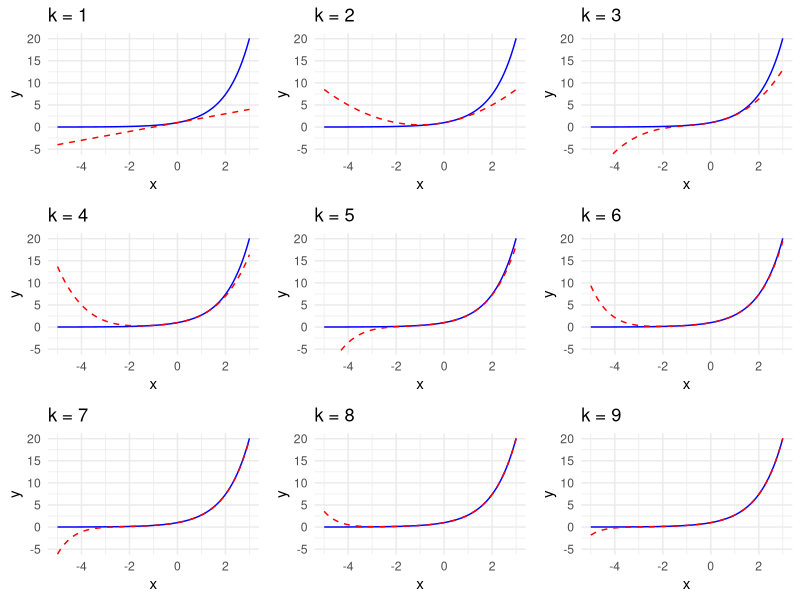
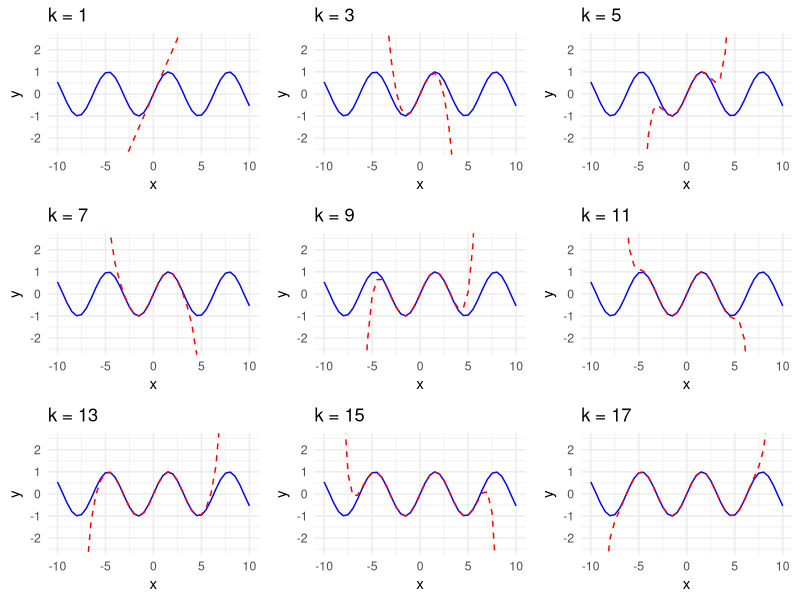

Here is the R script that generated these plots, in order:
# advanced mathematical methods
# sheet 9 exercise 3
# Topics: Taylor approximation, higher-order derivatives, polynomial approximation

# Task:
# Compute the Taylor approximation of degree k at x0 = 0 for f(x) = exp(x) and
# f(x) = sin(x):
#
#   f(x) ≈ f(x0) + sum_{j=1}^{k} (1/j!) * f^{(j)}(x0) * (x - x0)^j
#
# Implement a function in R that returns the Taylor approximation of degree k,
# and plot the approximation for various k alongside the true function.
#
# Hint: Write a function that returns a function (closure). Use factorial() for j!.

# Description: Creates a Taylor approximation of exp(x) around x0 = 0 for a given degree k.
# Arguments:   k -- integer, degree of the Taylor polynomial
# Returns:     function, takes a numeric vector x and returns the Taylor approximation of exp(x)
taylor_exp <- function(k) {
  f <- function(x) {
    # define the Taylor approximation of degree k as a function of x here.
    y <- 1 # exp(0)
    for (j in seq_len(k)) {
      y <- y + (x ^ j) / factorial(j)
    }
    y
  }
  f
}

k <- 1
taylor <- taylor_exp(k) # taylor is now a function of x

# taylor approximation of sin(x)
taylor_sin <- function(k) {
  f <- function(x) {
    y <- 0
    if (k == 0) return(y)
    idx <- seq(from = 1, to = k, by = 2)
    pos_neg <- +1
    for (j in idx) {
      y <- y + (pos_neg * x ^ j) / factorial(j)
      pos_neg <- pos_neg * (-1)
    }
    y
  }
  f
}

# plots
library(ggplot2)
theme_set(theme_minimal())
library(cowplot)

# --- Plot for exp(x) ---
plot_list_exp <- list()
k_values_exp <- 1:9
x <- seq(-5, 3, by = 0.1)

for (i in seq_along(k_values_exp)) {
  k <- k_values_exp[[i]]
  taylor <- taylor_exp(k)
  dat <- data.frame(x = x, true = exp(x), approx = taylor(x))

  plot_list_exp[[i]] <- ggplot(dat) +
    geom_line(aes(x = x, y = true), col = "blue") +
    geom_line(aes(x = x, y = approx), col = "red", linetype = "dashed") +
    labs(title = paste0("k = ", k), y = "y") +
    coord_cartesian(ylim = c(-5, 20))
}

plot_grid(plotlist = plot_list_exp, ncol = 3)

# --- Plot for sin(x) ---
plot_list_sin <- list()
k_values_sin <- seq(1, 17, by = 2)
x <- seq(-10, 10, by = 0.5)

for (i in seq_along(k_values_sin)) {
  k <- k_values_sin[[i]]
  taylor <- taylor_sin(k)
  dat <- data.frame(x = x, true = sin(x), approx = taylor(x))

  plot_list_sin[[i]] <- ggplot(dat) +
    geom_line(aes(x = x, y = true), col = "blue") +
    geom_line(aes(x = x, y = approx), col = "red", linetype = "dashed") +
    labs(title = paste0("k = ", k), y = "y") +
    coord_cartesian(ylim = c(-2.5, 2.5))
}

plot_grid(plotlist = plot_list_sin, ncol = 3)

# not part of the exercise:
# gif animation
# install.packages("gganimate")
library(gganimate)

x_exp <- seq(-5, 3, by = 0.1)
dat_all <- do.call(rbind, lapply(k_values_exp, function(k) {
  taylor <- taylor_exp(k)
  data.frame(x = x_exp, true = exp(x_exp), approx = taylor(x_exp), k = k)
}))

anim <- ggplot(dat_all) +
  geom_line(aes(x = x, y = true), col = "blue") +
  geom_line(aes(x = x, y = approx), col = "red", linetype = "dashed") +
  labs(title = "Taylor Approximation of exp(x), k = {closest_state}", y = "y") +
  coord_cartesian(ylim = c(-5, 20)) +
  transition_states(k, transition_length = 4, state_length = 3)

animate(anim, fps = 10, nframes = length(k_values_exp) * 15)
